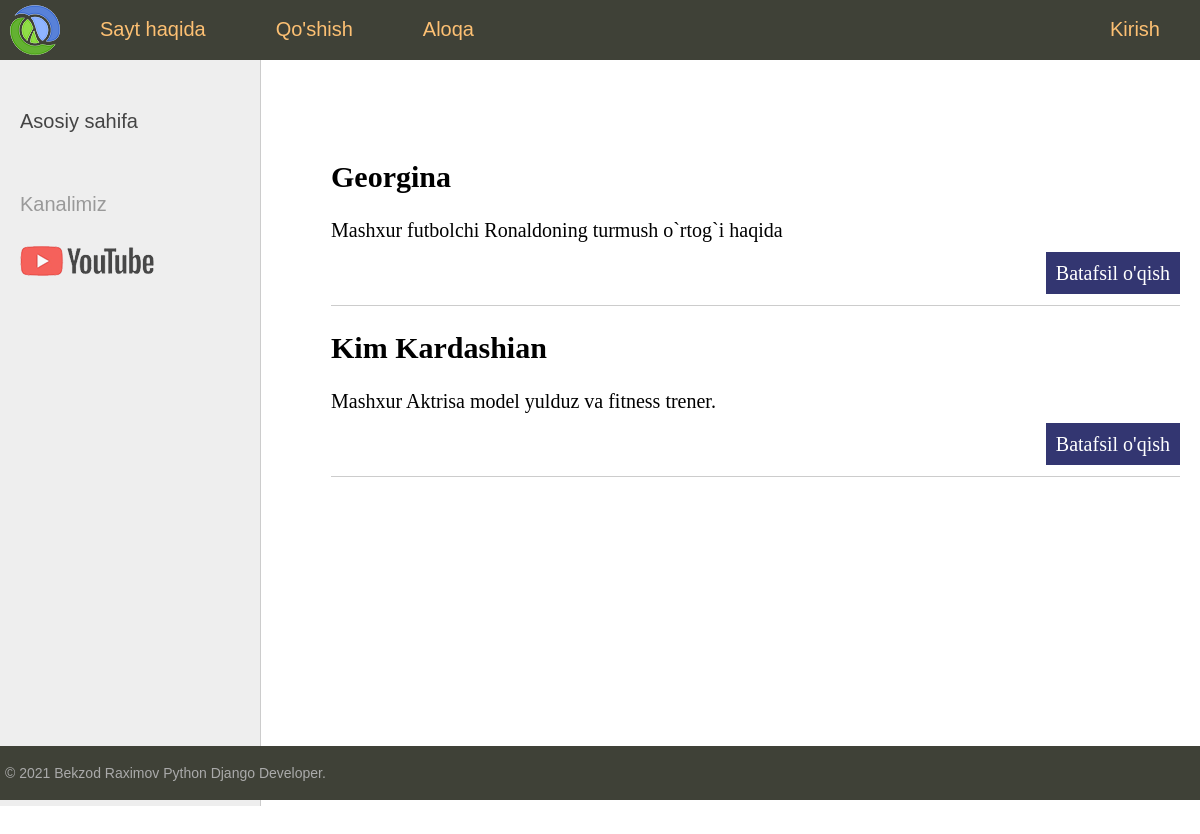
Before: / with the older database file.
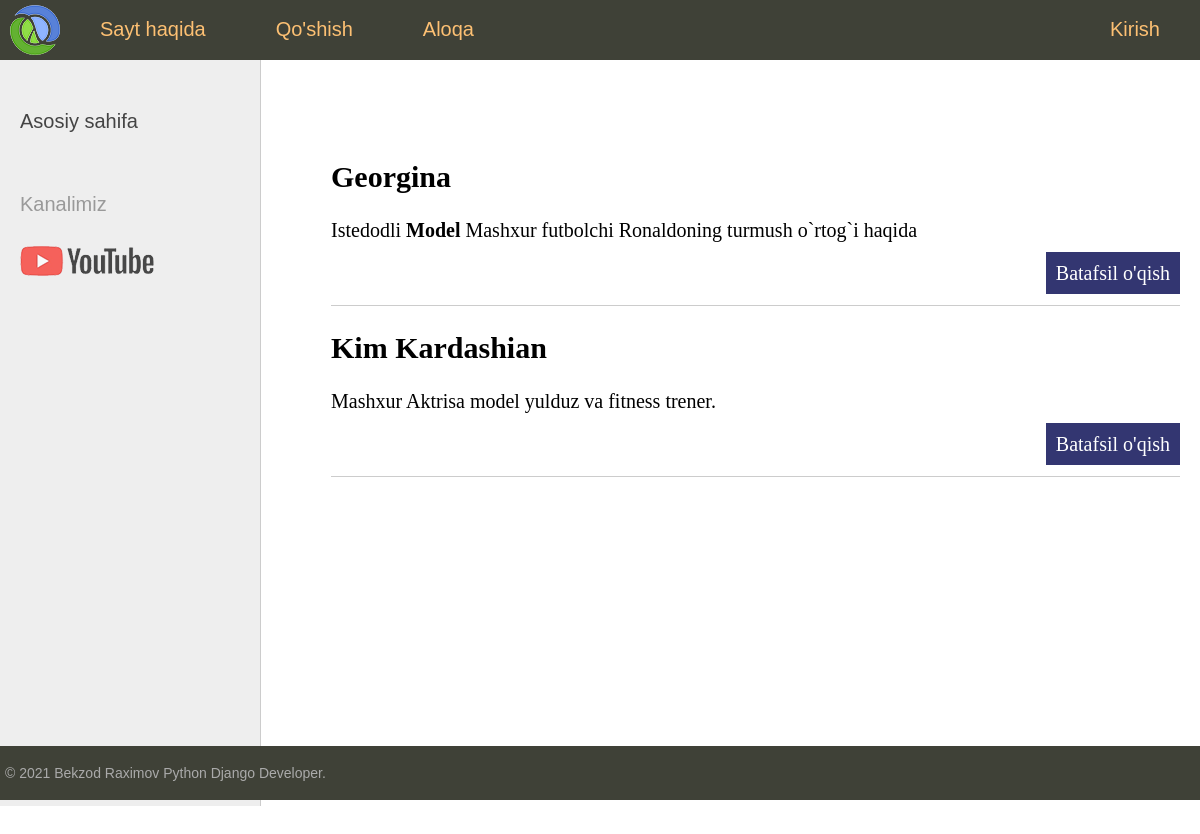
After: the same page with the newer database file.
### women/models.py (models this page shows, shortened)
class Women(models.Model):
    id = models.AutoField(primary_key=True)
    title = models.CharField(max_length = 250)
    content = models.TextField(blank = True)
    photo = models.ImageField(upload_to = 'photos/%Y/%m/%d/')
    time_create = models.DateTimeField(auto_now_add = True)
    time_update = models.DateTimeField(auto_now = True)
    is_published = models.BooleanField(default = True)
    def get_absolute_url(self):
        return reverse('post', kwargs = {'post_id': self.pk})

### women/views.py (the view)
# urls.py: path('', index, name = 'home'), # http://127.0.0.1:8000/
def index(request):
    posts = Women.objects.all()
    context = {
        'posts': posts,
        'menu': menu,
        'title': 'Asosiy sahifa'
    }
    return render(request, 'women/index.html', context)

### women/templates/women/index.html (shortened to what this page needs)
{% extends 'women/base.html' %}
{% block content %}
<ul class="list-articles">
    {% for p in posts %}
        <li><h2>{{ p.title }}</h2>
        {% autoescape off %}
        <p>{{ p.content|linebreaks|truncatewords:50 }}</p>
        {% endautoescape %}
        <p class="link-read-post"><a href="{{ p.get_absolute_url }}">Batafsil o'qish</a></p></li>
    {% endfor %}
</ul>
{% endblock %}

Changed rows visible on the page:
changed Women "Georgina": content "Mashxur futbolchi Ronaldoning turmush o`rtog`i haqida" → "Istedodli Model Mashxur futbolchi Ronaldoning turmush o`rtog`i haqida"
